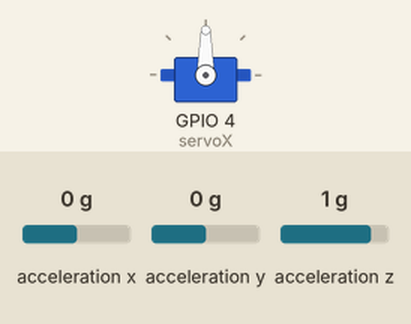
Recording of a program running on a simulated Raspberry Pi (BCM pin numbers). On the bench: servo. Inputs (shaded band) come from the test bench; at power-on: acceleration y 0 g, acceleration z 1 g, acceleration x 0 g. Servo angles are drawn from the pulse width (0.5 ms = 0°, 2.5 ms = 180°); what the program prints to the terminal is not drawn.

Above: at 1.2 s.
1.3 s: acceleration y set to -1.4 g
At 2.5 s:
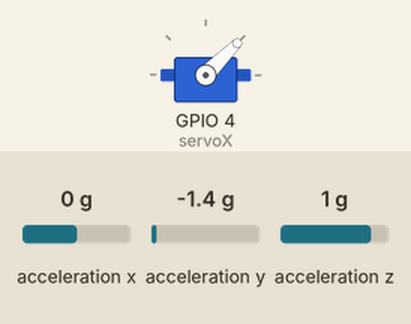
2.8 s: acceleration z set to -1.4 g
At 3.5 s:
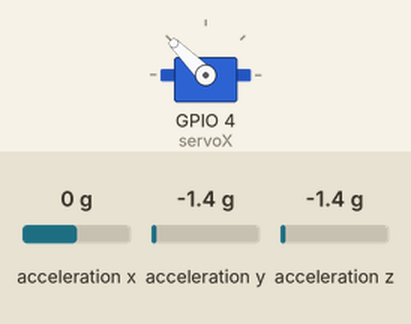
4.3 s: acceleration y set to 0.8 g
At 4.6 s:
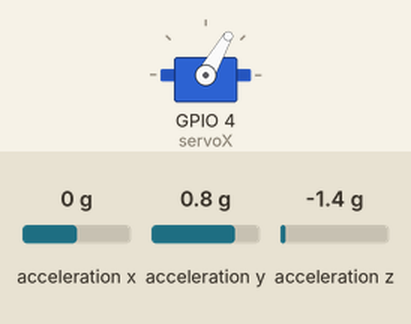
5.8 s: acceleration y set to 0 g
At 6.9 s:
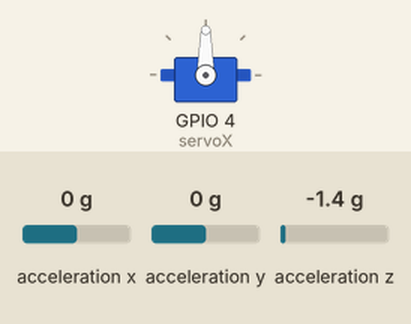
7.3 s: acceleration y set to 1.4 g
At 8.1 s:
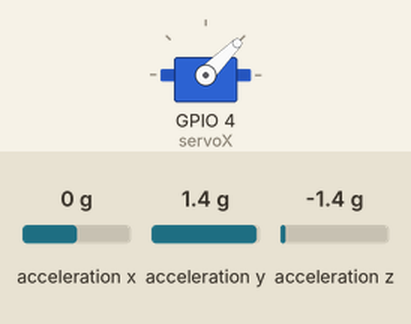
Timing chart, 0 to 9.8 s (numbered marks = the images above; inputs shaded):
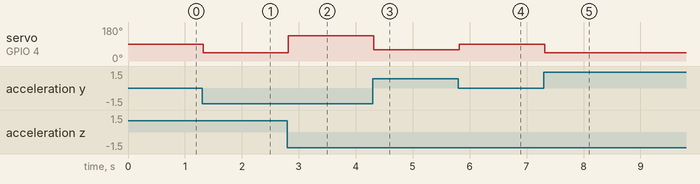

The program:

ServoTest.py
```python
from Gyro import Gyroscope
import time
from gpiozero import AngularServo

gy = Gyroscope(0x68)
servoX = AngularServo(4, min_angle=-45, max_angle=45)

print("Starting Gyro Hookup")
while True:
    try:
        gyro_data = gy.get_gyro_data()
        servoX.angle = max(-45, min(gyro_data["x"], 45))

    except KeyboardInterrupt:
        servoX.mid()
        print("Servo Test Stopped")
        break

    
```

Gyro.py
```python
#Modified version, original: https://github.com/Robocraze/MPU6050/blob/master/mpu6050.py
import smbus
import time
import math

class Gyroscope:

    # Global Vars
    address = 0x68
    bus = None
    ACCEL_CONFIG = 0x1C
    # MPU-6050 Registers
    PWR_MGMT_1 = 0x6B
    PWR_MGMT_2 = 0x6C
    ACCEL_XOUT0 = 0x3B
    ACCEL_YOUT0 = 0x3D
    ACCEL_ZOUT0 = 0x3F
    # Scale Modifiers
    ACCEL_SCALE_MODIFIER_2G = 16384.0
    ACCEL_SCALE_MODIFIER_4G = 8192.0
    ACCEL_SCALE_MODIFIER_8G = 4096.0
    ACCEL_SCALE_MODIFIER_16G = 2048.0
    # Pre-defined ranges
    ACCEL_RANGE_2G = 0x00
    ACCEL_RANGE_4G = 0x08
    ACCEL_RANGE_8G = 0x10
    ACCEL_RANGE_16G = 0x18

    def __init__(self, address, bus=1):
        self.bus = smbus.SMBus(bus)
        # Wake up
        self.bus.write_byte_data(self.address, self.PWR_MGMT_1, 0x00)

    def read_accel_range(self, raw = False):
        raw_data = self.bus.read_byte_data(self.address, self.ACCEL_CONFIG)

        if raw is True:
            return raw_data
        elif raw is False:
            if raw_data == self.ACCEL_RANGE_2G:
                return 2
            elif raw_data == self.ACCEL_RANGE_4G:
                return 4
            elif raw_data == self.ACCEL_RANGE_8G:
                return 8
            elif raw_data == self.ACCEL_RANGE_16G:
                return 16
            else:
                return -1

    def read_i2c_word(self, register):
        # Read data
        high = self.bus.read_byte_data(self.address, register)
        low = self.bus.read_byte_data(self.address, register + 1)
        value = (high << 8) + low
        if (value >= 0x8000):
            return -((65535 - value) + 1)
        else:
            return value

    def get_accel_data(self):
        accel_scale_modifier = None
        accel_range = self.read_accel_range(raw=True)

        if accel_range == self.ACCEL_RANGE_2G:
            accel_scale_modifier = self.ACCEL_SCALE_MODIFIER_2G
        elif accel_range == self.ACCEL_RANGE_4G:
            accel_scale_modifier = self.ACCEL_SCALE_MODIFIER_4G
        elif accel_range == self.ACCEL_RANGE_8G:
            accel_scale_modifier = self.ACCEL_SCALE_MODIFIER_8G
        elif accel_range == self.ACCEL_RANGE_16G:
            accel_scale_modifier = self.ACCEL_SCALE_MODIFIER_16G
        else:
            print("Unknown range-accel_scale_modifier set to self.ACCEL_SCALE_MODIFIER_2G")
            accel_scale_modifier = self.ACCEL_SCALE_MODIFIER_2G

        x = self.read_i2c_word(self.ACCEL_XOUT0) * 9.81
        y = self.read_i2c_word(self.ACCEL_YOUT0) * 9.81
        z = self.read_i2c_word(self.ACCEL_ZOUT0) * 9.81

        x = x / accel_scale_modifier
        y = y / accel_scale_modifier
        z = z / accel_scale_modifier

        return {'x': x, 'y': y, 'z': z}

    def get_gyro_data(self):
        try:
            x = math.atan(self.get_accel_data()["y"] / self.get_accel_data()["z"]) * (180/math.pi)
            y = math.atan(self.get_accel_data()["x"] / self.get_accel_data()["z"]) * (180/math.pi)
            z = math.atan(self.get_accel_data()["x"] / self.get_accel_data()["y"]) * (180/math.pi)
            return {"x": x, "y": y, "z": z}
        except ZeroDivisionError:
            return {"x": 0, "y": 0, "z": 0}

mpu = Gyroscope(0x68)

if __name__ == "__main__":
    while True:
        try:
           accel_data = mpu.get_accel_data()
           gyro_data = mpu.get_gyro_data()

           print("Ax:{:.4f}\tAy:{:.4f}\tAz:{:.4f}\tGx:{:.4f}\tGy:{:.4f}\tGz:{:.4f} ".format(accel_data['x'], accel_data['y'], accel_data['z'], gyro_data['x'], gyro_data['y'], gyro_data['z']))

        except KeyboardInterrupt:
            break

        time.sleep(1)
```

Measured:
- after the input at 1.3 s, servo on GPIO 4 (servoX): 90° → 45° at once
- after the input at 2.8 s, servo on GPIO 4 (servoX): 45° → 135° at once
- after the input at 4.3 s, servo on GPIO 4 (servoX): 135° → 60° at once
- after the input at 5.8 s, servo on GPIO 4 (servoX): 60° → 90° at once
- after the input at 7.3 s, servo on GPIO 4 (servoX): 90° → 45° at once
